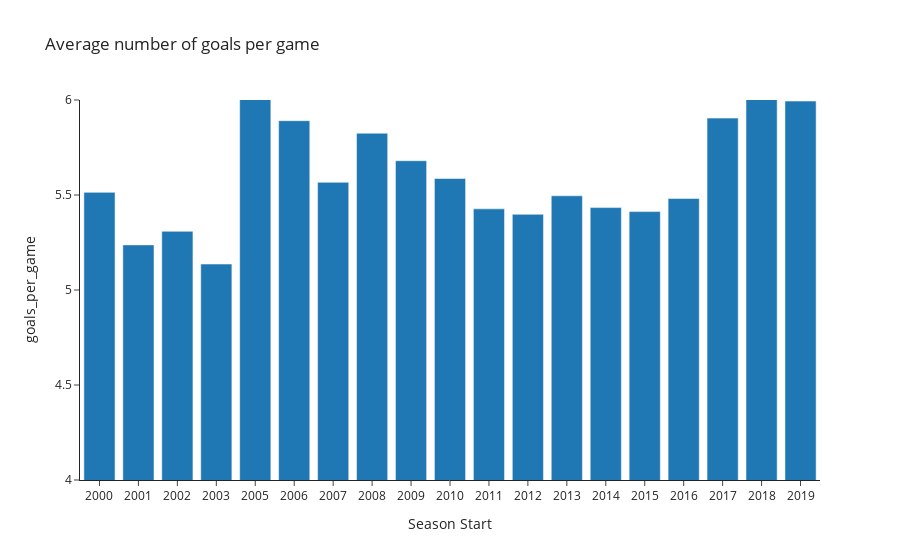

The notebook cell saved with this chart:
### Code cell
fig = px.bar(df_goals_season,
             x='season_start',
             y='goals_per_game',
             range_y=[4, 6],
             title='Average number of goals per game',
             labels={
                 'total_goals': 'Average number of goals per game',
                 'season_start': 'Season Start'
             })
fig.show()

### Figure 1 — Plotly figure (JSON) as saved in the notebook; plotly's stock layout.template omitted (floating-point values rounded to 4 significant figures)
{"data": [{"alignmentgroup": "True", "hovertemplate": "Season Start=%{x}<br>goals_per_game=%{y}<extra></extra>", "legendgroup": "", "marker": {"color": "#1F77B4", "pattern": {"shape": ""}}, "name": "", "offsetgroup": "", "orientation": "v", "showlegend": false, "textposition": "auto", "type": "bar", "x": ["2000", "2001", "2002", "2003", "2005", "2006", "2007", "2008", "2009", "2010", "2011", "2012", "2013", "2014", "2015", "2016", "2017", "2018", "2019"], "xaxis": "x", "y": [5.514, 5.237, 5.309, 5.137, 6.169, 5.891, 5.567, 5.825, 5.68, 5.587, 5.427, 5.398, 5.496, 5.434, 5.413, 5.481, 5.905, 6.011, 5.994], "yaxis": "y"}], "layout": {"barmode": "relative", "legend": {"tracegroupgap": 0}, "title": {"text": "Average number of goals per game"}, "xaxis": {"anchor": "y", "domain": [0, 1], "title": {"text": "Season Start"}}, "yaxis": {"anchor": "x", "domain": [0, 1], "range": [4, 6], "title": {"text": "goals_per_game"}}}}
